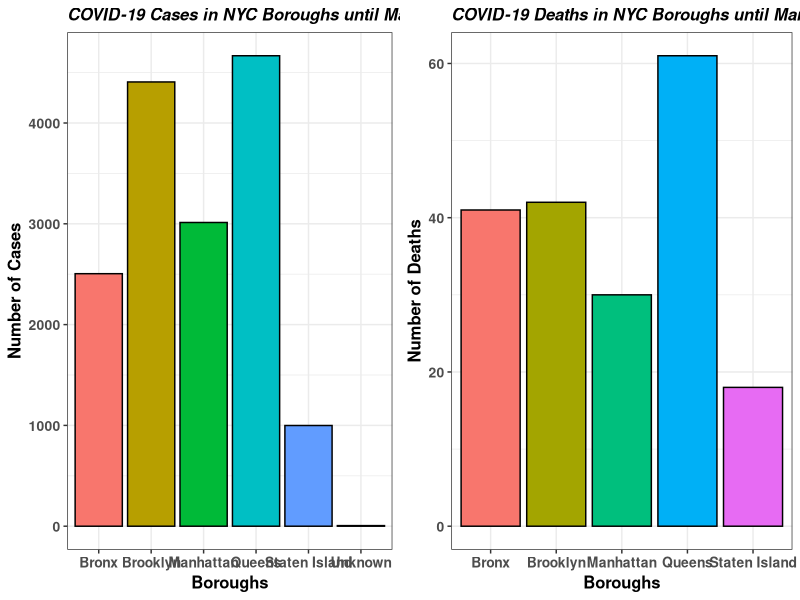

Write the R code that produced this figure.

##
##Date 03/25/2020

## source  https://www1.nyc.gov/assets/doh/downloads/pdf/imm/covid-19-daily-data-summary.pdf

.libPaths(c("/Users/sanjeevsariya/R_LIB",.libPaths()))
library(ggplot2)
library(gridExtra)

#################
#Cases 
#################
df_boroughcases<-data.frame("borough"=c("Manhattan","Queens","Staten Island","Bronx","Brooklyn","Unknown"),"Cases"=c(3013,4667,999,2505,4407,6))

cases<-ggplot(data=df_boroughcases, aes(x=borough, 
y=Cases,  fill=borough)) + 
geom_bar(stat="identity",show.legend = FALSE,colour="black")+
labs(title="COVID-19 Cases in NYC Boroughs until March 24", x ="Boroughs", y = "Number of Cases") +
theme_bw() +
theme(
plot.title = element_text( size=12, face="bold.italic"),
axis.title.x = element_text(size=12, face="bold"),
axis.title.y = element_text(size=12, face="bold"),
axis.text.y = element_text(size=10, face="bold"),
axis.text.x = element_text(size=10, face="bold")
) 

#################
#Deaths 
#################
  
df_borough_death<-data.frame("borough"=c("Manhattan","Queens","Staten Island","Bronx","Brooklyn"),"deaths"=c(30,61,18,41,42))

deaths<-ggplot(data=df_borough_death, aes(x=borough, 
y=deaths,  fill=borough)) + 
geom_bar(stat="identity",show.legend = FALSE,colour="black")+
labs(title="COVID-19 Deaths in NYC Boroughs until March 24", x ="Boroughs", y = "Number of Deaths") +
theme_bw() +
theme(
plot.title = element_text( size=12, face="bold.italic"),
axis.title.x = element_text(size=12, face="bold"),
axis.title.y = element_text(size=12, face="bold"),
axis.text.y = element_text(size=10, face="bold"),
axis.text.x = element_text(size=10, face="bold")
)

grid.arrange(cases, deaths, ncol=2)



